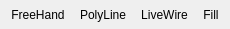
<?xml version="1.0" encoding="UTF-8"?>
<ui version="4.0">
 <class>ToolWindowROIEdit</class>
 <widget class="QWidget" name="ToolWindowROIEdit">
  <property name="geometry">
   <rect>
    <x>0</x>
    <y>0</y>
    <width>172</width>
    <height>40</height>
   </rect>
  </property>
  <property name="windowTitle">
   <string>ROI Edit</string>
  </property>
  <layout class="QVBoxLayout" name="verticalLayout">
   <property name="spacing">
    <number>0</number>
   </property>
   <property name="sizeConstraint">
    <enum>QLayout::SetFixedSize</enum>
   </property>
   <property name="margin">
    <number>0</number>
   </property>
   <item>
    <widget class="QToolBar" name="toolbar">
     <property name="iconSize">
      <size>
       <width>24</width>
       <height>24</height>
      </size>
     </property>
     <property name="floatable">
      <bool>false</bool>
     </property>
     <addaction name="actionFreeHand"/>
     <addaction name="actionPolyLine"/>
     <addaction name="actionLiveWire"/>
     <addaction name="actionFill"/>
    </widget>
   </item>
  </layout>
  <action name="actionFreeHand">
   <property name="checkable">
    <bool>true</bool>
   </property>
   <property name="icon">
    <iconset resource="freeview.qrc">
     <normaloff>:/resource/icons/voxel_draw_freehand.png</normaloff>:/resource/icons/voxel_draw_freehand.png</iconset>
   </property>
   <property name="text">
    <string>FreeHand</string>
   </property>
   <property name="toolTip">
    <string>Freehand</string>
   </property>
  </action>
  <action name="actionPolyLine">
   <property name="checkable">
    <bool>true</bool>
   </property>
   <property name="icon">
    <iconset resource="freeview.qrc">
     <normaloff>:/resource/icons/voxel_draw_polyline.png</normaloff>:/resource/icons/voxel_draw_polyline.png</iconset>
   </property>
   <property name="text">
    <string>PolyLine</string>
   </property>
   <property name="toolTip">
    <string>Polyline</string>
   </property>
  </action>
  <action name="actionLiveWire">
   <property name="checkable">
    <bool>true</bool>
   </property>
   <property name="icon">
    <iconset resource="freeview.qrc">
     <normaloff>:/resource/icons/voxel_draw_livewire.png</normaloff>:/resource/icons/voxel_draw_livewire.png</iconset>
   </property>
   <property name="text">
    <string>LiveWire</string>
   </property>
   <property name="toolTip">
    <string>Livewire</string>
   </property>
  </action>
  <action name="actionFill">
   <property name="checkable">
    <bool>true</bool>
   </property>
   <property name="icon">
    <iconset resource="freeview.qrc">
     <normaloff>:/resource/icons/voxel_draw_fill.png</normaloff>:/resource/icons/voxel_draw_fill.png</iconset>
   </property>
   <property name="text">
    <string>Fill</string>
   </property>
   <property name="toolTip">
    <string>Fill</string>
   </property>
  </action>
 </widget>
 <resources>
  <include location="freeview.qrc"/>
 </resources>
 <connections/>
</ui>
